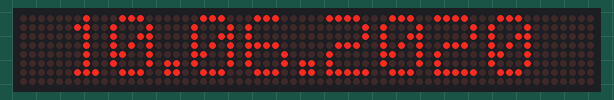
A sketch run on a simulated Arduino Uno, built with avr-gcc and run on an emulated ATmega328P. On the bench: 64×8 LED matrix.

Above: at 0.1 s.

The sketch:

1_Parola_HelloWorld.ino
```cpp
#include <MD_Parola.h>
#include <MD_MAX72xx.h>
#include <SPI.h>
/*
 Hello
 I design developer tools for embedded electronic systems. You can buy my projects design files.
 https://www.altiumdesignerprojects.com
*/
#define CS_PIN        10
#define MAX_DEVICES   8
#define HARDWARE_TYPE MD_MAX72XX:: PAROLA_HW

MD_Parola P = MD_Parola(HARDWARE_TYPE, CS_PIN, MAX_DEVICES);

char displayBuffer[12];

void setup(void){
  P.begin();
}

void loop(void){

 if(P.displayAnimate()){

    P.displayText("10.06.2020", PA_CENTER, 25, 100, PA_PRINT, PA_NO_EFFECT);
    //             char *         align,  speed, pause, effectIn, effectOut


 }

}
```
